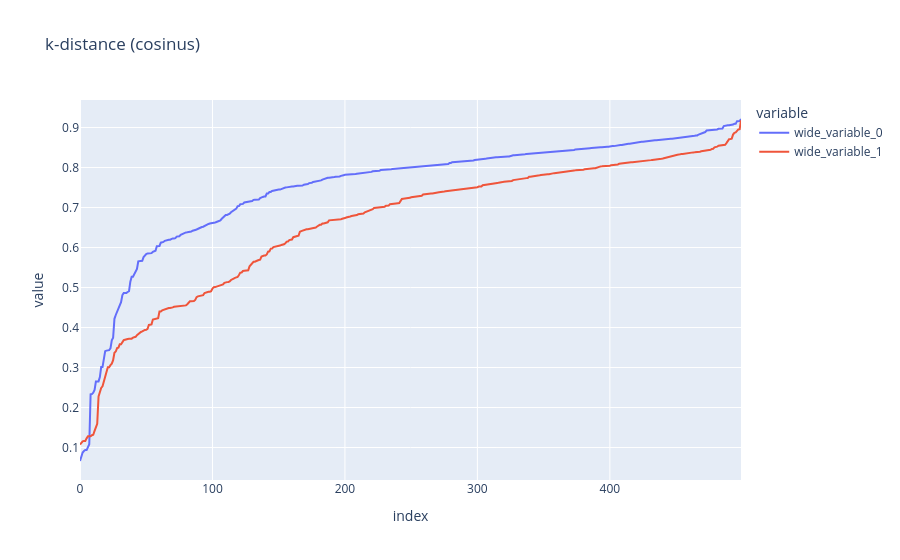

Write notebook code for a chart like this one.
### Code cell
# X : reduit name : descr / X1 : complete
courbe_k_distance(X, k= 4)
import plotly.express as px
fig = px.line(y=[courbe_k_distance(X, k=4),courbe_k_distance(X1,k=4)], 
              labels=["name_description","complete"],
              title="k-distance (cosinus)")
fig.show()

### Figure 1 — Plotly figure (JSON) as saved in the notebook; plotly's stock layout.template omitted (floating-point values rounded to 4 significant figures; data arrays with more than 128 entries replaced by an {"elided": "..."} marker saying what was removed)
{"data": [{"hovertemplate": "variable=wide_variable_0<br>index=%{x}<br>value=%{y}<extra></extra>", "legendgroup": "wide_variable_0", "line": {"color": "#636efa", "dash": "solid"}, "marker": {"symbol": "circle"}, "mode": "lines", "name": "wide_variable_0", "orientation": "v", "showlegend": true, "type": "scatter", "x": {"elided": "500 int values"}, "xaxis": "x", "y": {"elided": "500 float values"}, "yaxis": "y"}, {"hovertemplate": "variable=wide_variable_1<br>index=%{x}<br>value=%{y}<extra></extra>", "legendgroup": "wide_variable_1", "line": {"color": "#EF553B", "dash": "solid"}, "marker": {"symbol": "circle"}, "mode": "lines", "name": "wide_variable_1", "orientation": "v", "showlegend": true, "type": "scatter", "x": {"elided": "500 int values"}, "xaxis": "x", "y": {"elided": "500 float values"}, "yaxis": "y"}], "layout": {"legend": {"title": {"text": "variable"}, "tracegroupgap": 0}, "title": {"text": "k-distance (cosinus)"}, "xaxis": {"anchor": "y", "domain": [0, 1], "title": {"text": "index"}}, "yaxis": {"anchor": "x", "domain": [0, 1], "title": {"text": "value"}}}}
